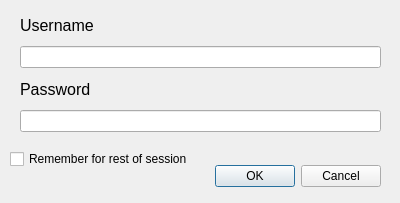
<?xml version="1.0" encoding="UTF-8"?>
<ui version="4.0">
 <class>AuthEntry</class>
 <widget class="QDialog" name="AuthEntry">
  <property name="geometry">
   <rect>
    <x>0</x>
    <y>0</y>
    <width>400</width>
    <height>203</height>
   </rect>
  </property>
  <property name="windowTitle">
   <string>Enter Authorization Info</string>
  </property>
  <widget class="QDialogButtonBox" name="buttonBox">
   <property name="geometry">
    <rect>
     <x>40</x>
     <y>160</y>
     <width>341</width>
     <height>32</height>
    </rect>
   </property>
   <property name="orientation">
    <enum>Qt::Horizontal</enum>
   </property>
   <property name="standardButtons">
    <set>QDialogButtonBox::Cancel|QDialogButtonBox::Ok</set>
   </property>
  </widget>
  <widget class="QWidget" name="verticalLayoutWidget">
   <property name="geometry">
    <rect>
     <x>0</x>
     <y>0</y>
     <width>401</width>
     <height>142</height>
    </rect>
   </property>
   <layout class="QVBoxLayout" name="verticalLayout">
    <property name="leftMargin">
     <number>20</number>
    </property>
    <property name="topMargin">
     <number>10</number>
    </property>
    <property name="rightMargin">
     <number>20</number>
    </property>
    <property name="bottomMargin">
     <number>10</number>
    </property>
    <item>
     <widget class="QLabel" name="labelUsername">
      <property name="font">
       <font>
        <pointsize>12</pointsize>
       </font>
      </property>
      <property name="text">
       <string>Username</string>
      </property>
      <property name="alignment">
       <set>Qt::AlignLeading|Qt::AlignLeft|Qt::AlignVCenter</set>
      </property>
     </widget>
    </item>
    <item>
     <widget class="QLineEdit" name="lineEditUsername">
      <property name="echoMode">
       <enum>QLineEdit::Normal</enum>
      </property>
     </widget>
    </item>
    <item>
     <widget class="QLabel" name="labelPassword">
      <property name="font">
       <font>
        <pointsize>12</pointsize>
       </font>
      </property>
      <property name="text">
       <string>Password</string>
      </property>
      <property name="alignment">
       <set>Qt::AlignLeading|Qt::AlignLeft|Qt::AlignVCenter</set>
      </property>
     </widget>
    </item>
    <item>
     <widget class="QLineEdit" name="lineEditPassword">
      <property name="echoMode">
       <enum>QLineEdit::Password</enum>
      </property>
     </widget>
    </item>
   </layout>
  </widget>
  <widget class="QCheckBox" name="checkBoxRemember">
   <property name="geometry">
    <rect>
     <x>10</x>
     <y>150</y>
     <width>361</width>
     <height>18</height>
    </rect>
   </property>
   <property name="text">
    <string>Remember for rest of session</string>
   </property>
  </widget>
 </widget>
 <tabstops>
  <tabstop>lineEditUsername</tabstop>
  <tabstop>lineEditPassword</tabstop>
  <tabstop>checkBoxRemember</tabstop>
  <tabstop>buttonBox</tabstop>
 </tabstops>
 <resources/>
 <connections>
  <connection>
   <sender>buttonBox</sender>
   <signal>accepted()</signal>
   <receiver>AuthEntry</receiver>
   <slot>accept()</slot>
   <hints>
    <hint type="sourcelabel">
     <x>248</x>
     <y>254</y>
    </hint>
    <hint type="destinationlabel">
     <x>157</x>
     <y>274</y>
    </hint>
   </hints>
  </connection>
  <connection>
   <sender>buttonBox</sender>
   <signal>rejected()</signal>
   <receiver>AuthEntry</receiver>
   <slot>reject()</slot>
   <hints>
    <hint type="sourcelabel">
     <x>316</x>
     <y>260</y>
    </hint>
    <hint type="destinationlabel">
     <x>286</x>
     <y>274</y>
    </hint>
   </hints>
  </connection>
 </connections>
</ui>
